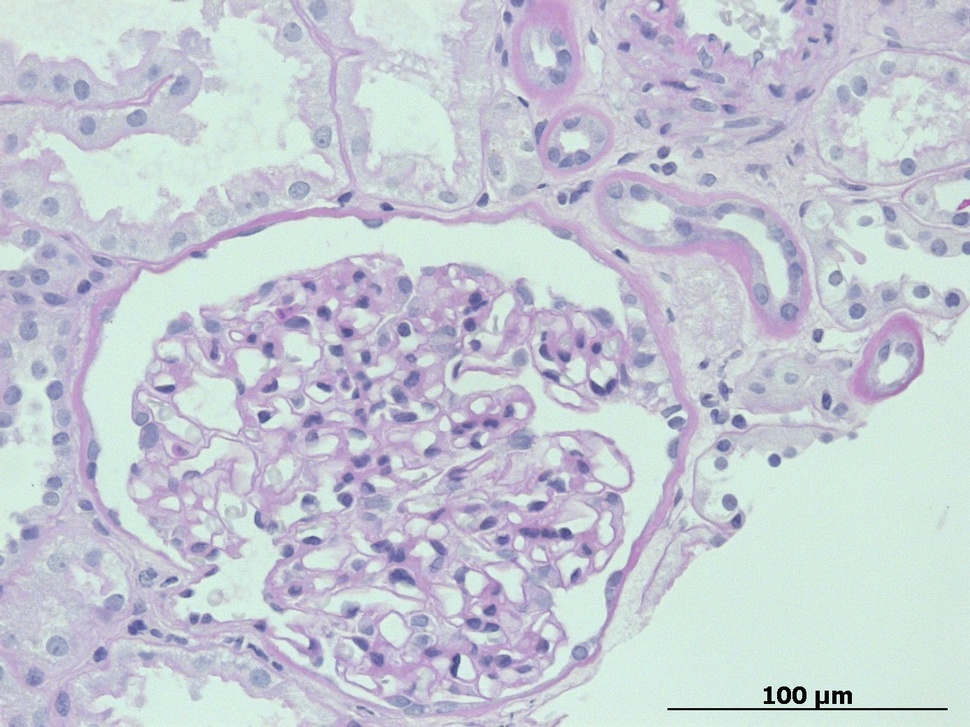
#> input picture PAS.jpg, 970 x 727 px, shrunk from 1388 x 1040 before the run
$ python -i image_utils.py   (imports and definitions only)
#> lines starting #> are read from the running program, lines starting #| are printed output that depends on the picture; after the words box and inside, x2 and y2 are one past the last pixel; in counts of white or black regions, pixels touching at a corner belong together
import cv2
import numpy as np

def find_blobs(contour_mask, minArea=25, minInertiaRatio=0.01, minThreshold=50, maxThreshold=200):
    # https://www.learnopencv.com/blob-detection-using-opencv-python-c/
    params = cv2.SimpleBlobDetector_Params()
    params.filterByColor = False
    params.filterByCircularity = False
    params.filterByConvexity = False
    params.filterByArea = True
    params.filterByInertia = True
    params.minThreshold = minThreshold
    params.maxThreshold = maxThreshold
    params.minArea = minArea
    params.minInertiaRatio = minInertiaRatio
    detector = cv2.SimpleBlobDetector_create(params)
    return detector.detect(contour_mask) # keypoints

def draw_keypoints(image, keypoints):
    return cv2.drawKeypoints(image, keypoints, np.array([]), (255,0,0),
                             cv2.DRAW_MATCHES_FLAGS_DRAW_RICH_KEYPOINTS)


def filter_image(image):
    result = cv2.cvtColor(image, cv2.COLOR_RGB2GRAY)
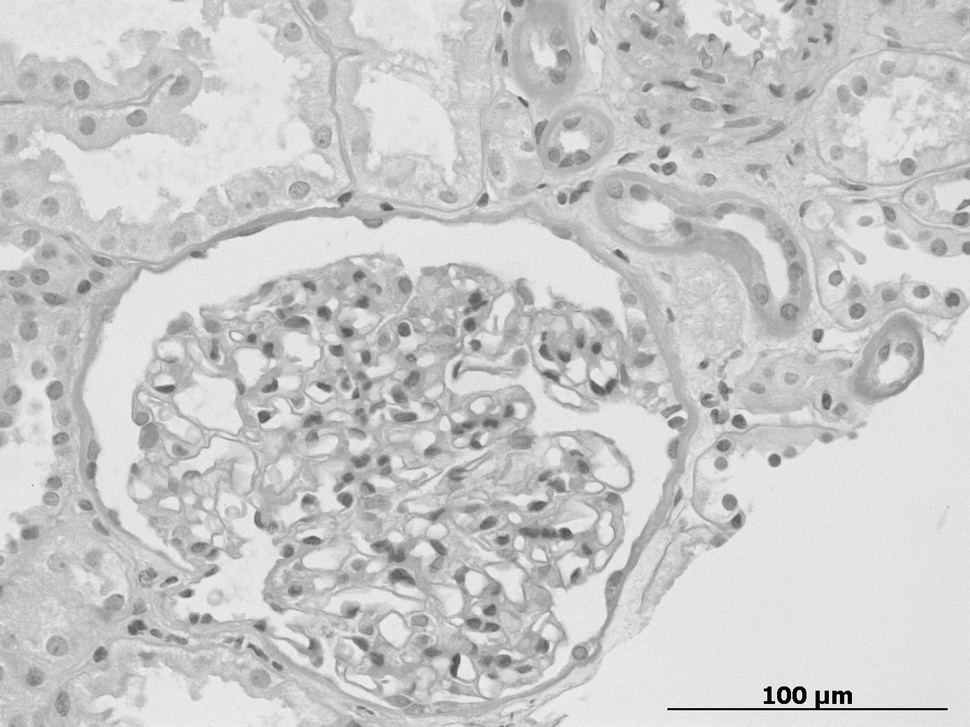
#> result: shape (727, 970); min 0, max 253, mean 201.7
    result = cv2.medianBlur(result, 5)
    result = cv2.adaptiveThreshold(result, 255, cv2.ADAPTIVE_THRESH_GAUSSIAN_C, cv2.THRESH_BINARY, 21, 0)
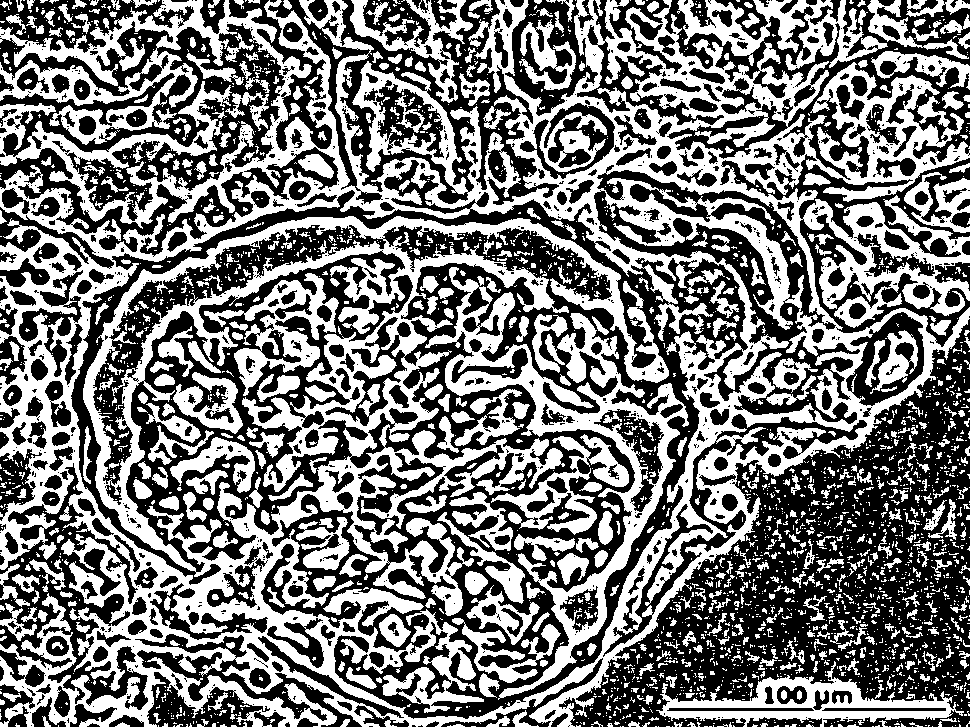
#> result: shape (727, 970); 46.9% white; 2859 white regions (2234 under 20 px), largest, box (x1, y1, x2, y2) and area: (0, 0, 970, 727) 215370, (425, 267, 689, 700) 16522, (656, 661, 964, 727) 6162
    result = cv2.morphologyEx(result, cv2.MORPH_CLOSE,
                                   kernel=np.ones((3, 3),np.uint8), iterations=5)
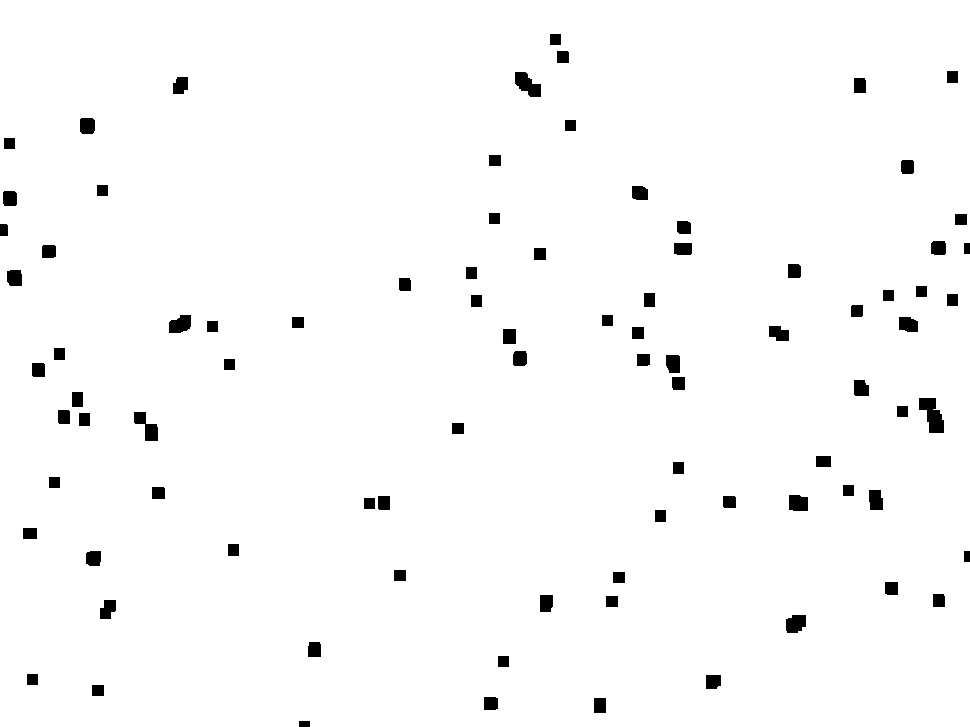
#> result: shape (727, 970); 97.9% white; 87 black regions, largest, box (x1, y1, x2, y2) and area: (919, 398, 944, 433) 542, (515, 72, 541, 97) 405, (134, 412, 158, 441) 361
    return result

>>> import cv2
>>> picture = cv2.cvtColor(cv2.imread('../PAS.jpg'), cv2.COLOR_BGR2RGB)
>>> result = filter_image(picture)
